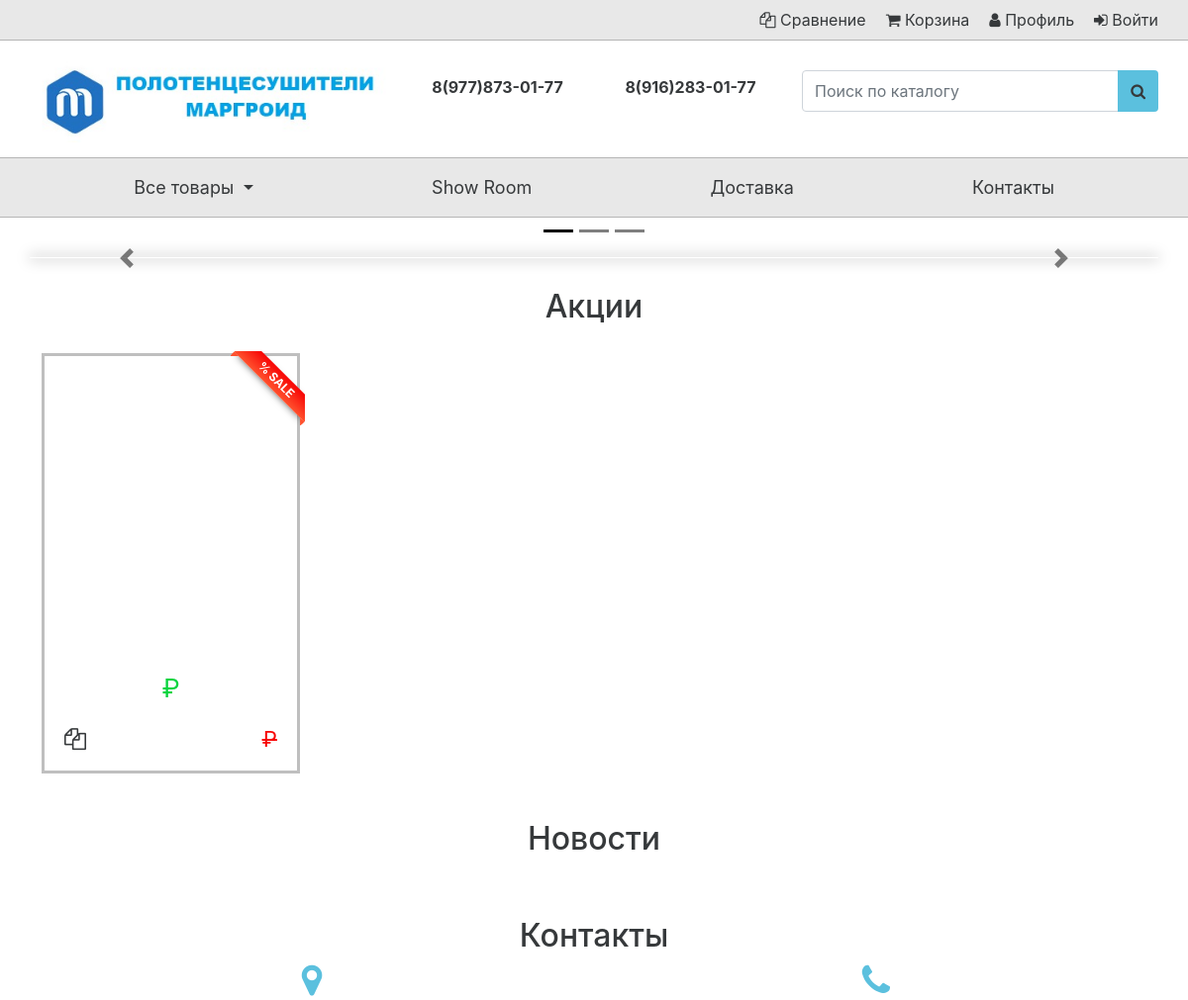
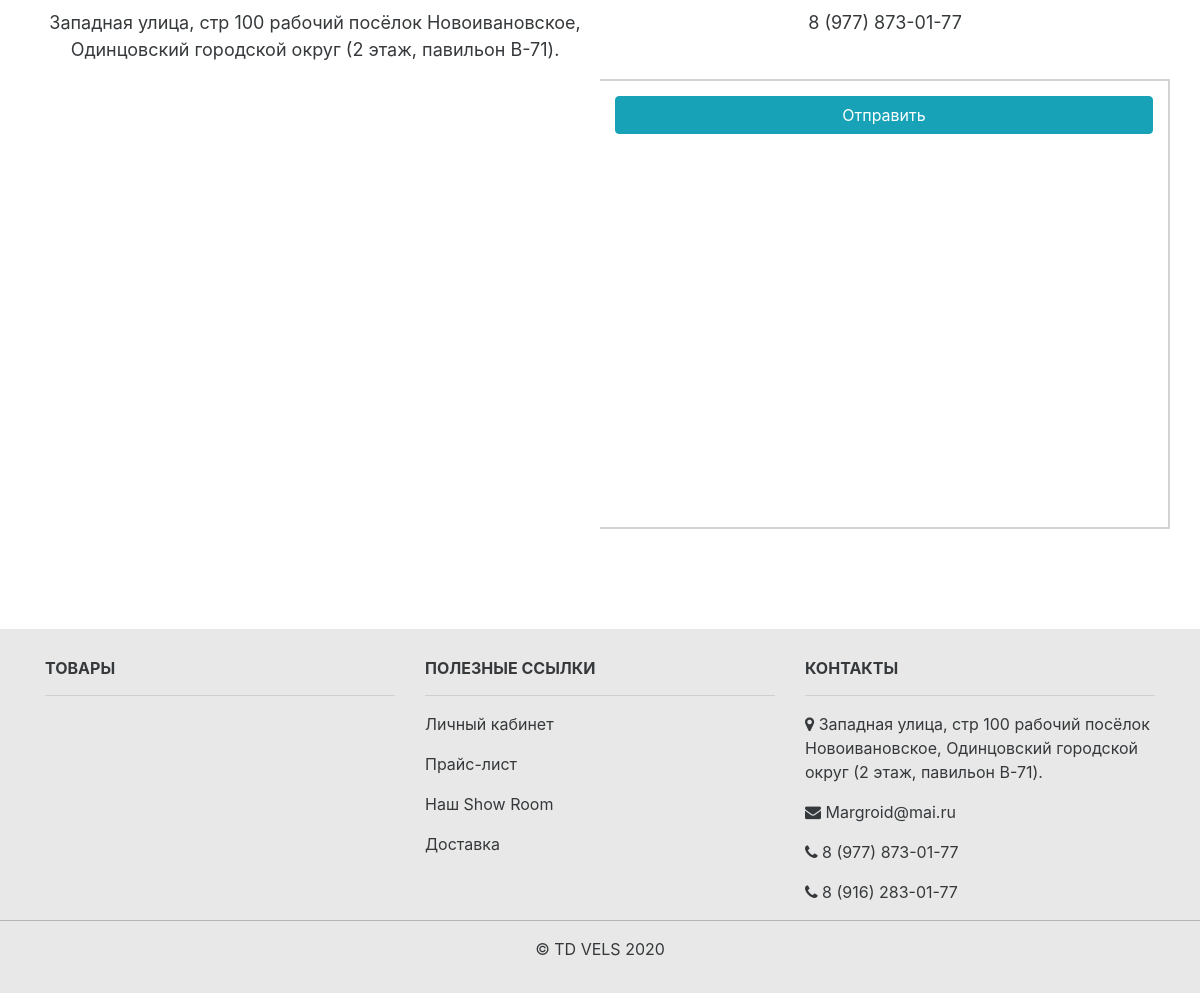
Before: / with the older database file (2 pictures, top to bottom).
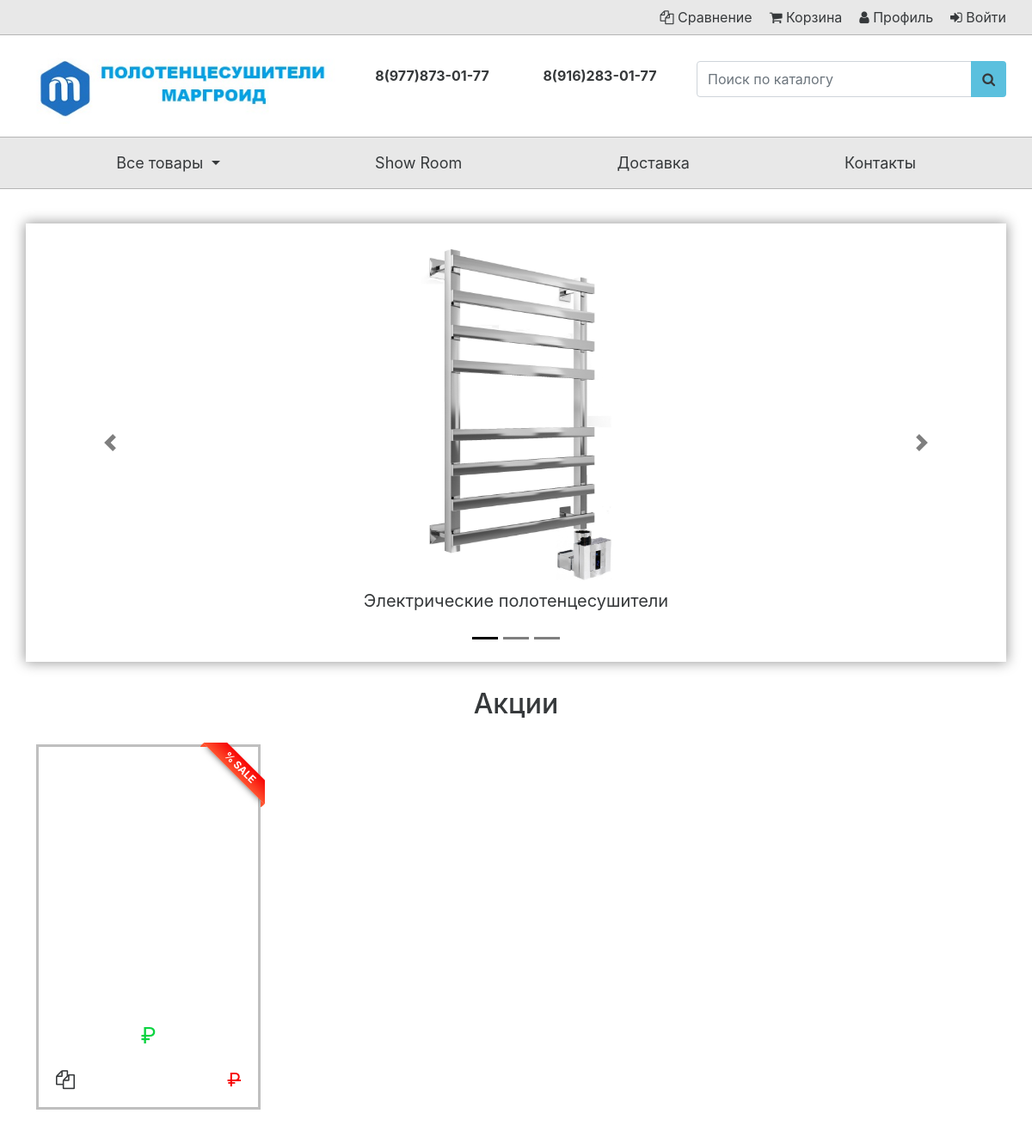
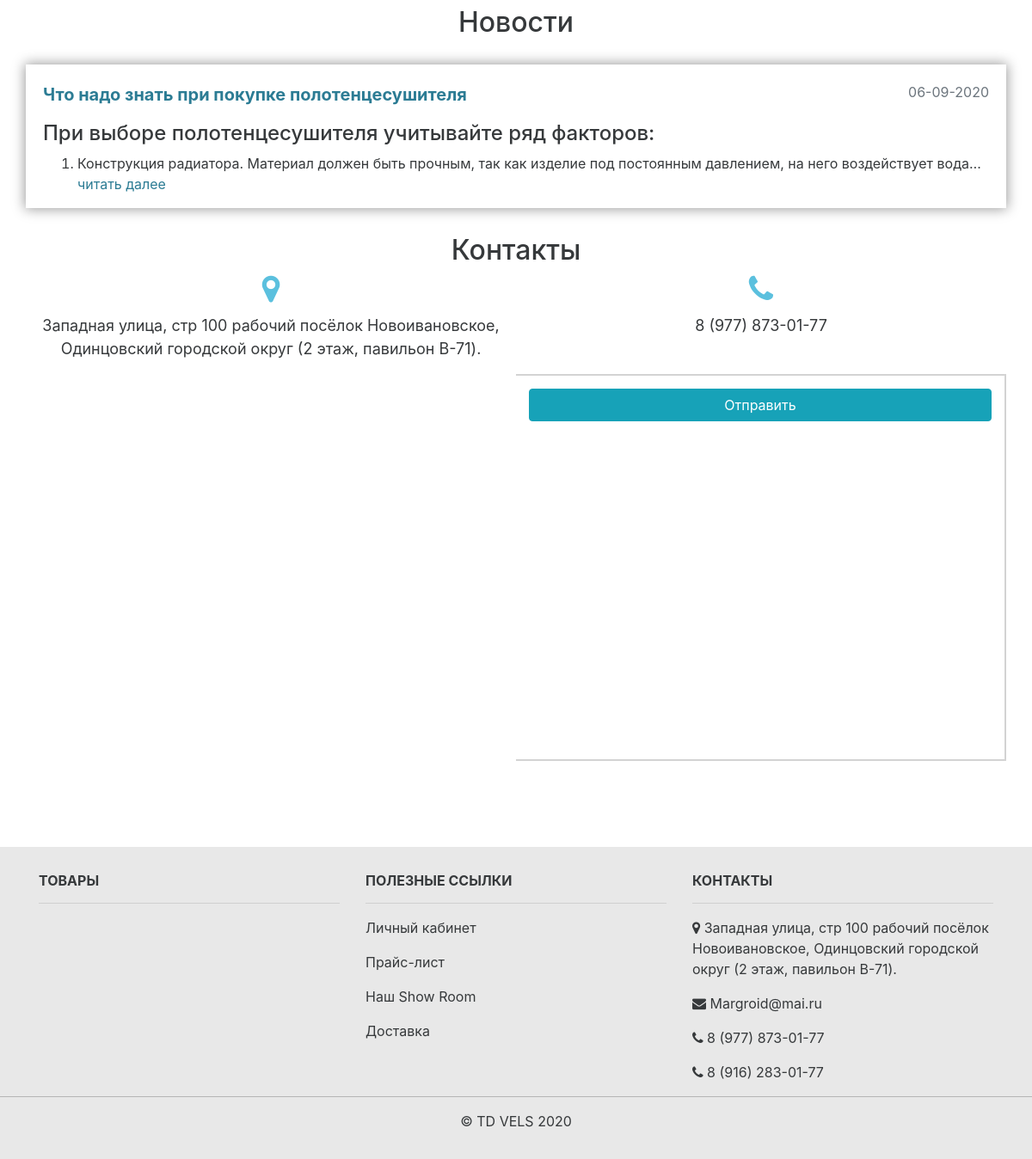
After: the same page with the newer database file (2 pictures, top to bottom).
### home/models.py (models this page shows, shortened)
class Header(models.Model):
    name_element = models.CharField(max_length=100,
                                    help_text='название элемента, до 100 символов',
                                    default='Шапка сайта',
                                    verbose_name='Название элемента')
    header_logo = models.ImageField(blank=False,
                                    upload_to='logo/',
                                    help_text='изображение может обрезаться',
                                    verbose_name='Логотип сайта')
    alt_logo_header = models.CharField(max_length=100,
                                       blank=True,
                                       help_text='Атрибут ALT для SEO, до 100 символов',
                                       verbose_name='Атрибут ALT для логотипа')
    phone_one = models.CharField(max_length=20,
                                 blank=True,
                                 help_text='пишется ф формате: +7(999)-888-6655',
                                 verbose_name='Номер телефона 1')
    phone_two = models.CharField(max_length=20,
                                 blank=True,
                                 help_text='пишется ф формате: +7(999)-888-6655',
                                 verbose_name='Номер телефона 2')
    class Meta:
        verbose_name = '02: Шапка сайта: настройки'
        verbose_name_plural = '02: Шапка сайта: настройки'

class Slider(models.Model):
    name = models.CharField(max_length=100,
                            help_text='просто название слайда до 100 символов, оно не отображается',
                            verbose_name='Название слайда')
    title = models.CharField(blank=True,
                             max_length=150,
                             help_text='до 150 символов, заполнять необязательно',
                             verbose_name='Заголовок на слайде')
    description = models.CharField(blank=True,
                                   max_length=150,
                                   help_text='до 150 символов, заполнять необязательно',
                                   verbose_name='Текст под заголовком')
    slideimg = models.ImageField(blank=False,
                                 upload_to='slider/',
                                 help_text='изображение обрежется, поэтому лучше брать большое',
                                 verbose_name='Добавить изображение')
    namebutton = models.CharField(blank=True,
                                  max_length=15,
                                  help_text='до 15 символов, необязательно',
                                  verbose_name='Название кнопки')
    linkbutton = models.URLField(blank=True,
                                 help_text='заполнить, если написали название кнопки',
                                 verbose_name='Ссылка на кнопку')
    available = models.BooleanField(default=True,
                                    help_text='Можно отключать слайд без удаления',
                                    verbose_name='Активность')
    class Meta:
        verbose_name = '05: Блок Слайдер'
        verbose_name_plural = '05: Слайдеры'

### news/models.py (models this page shows, shortened)
class News(models.Model):
    name = models.CharField(max_length=200,
                            help_text='длина до 200 символов',
                            verbose_name='Заголовок статьи')
    titleseo = models.CharField(max_length=200,
                                blank=True,
                                null=True,
                                help_text='длина до 200 символов',
                                verbose_name='SEO Title')
    description = models.CharField(max_length=450,
                                   blank=True,
                                   null=True,
                                   help_text='длина до 450 символов',
                                   verbose_name='SEO Description')
    slug = models.SlugField(max_length=200,
                            verbose_name='(Ссылка)',
                            help_text='URL-адрес до 200 символов',
                            blank=True)
    content = models.TextField(max_length=3000,
                               help_text='длина до 3000 символов',
                               verbose_name='Содержимое')
    timestamp = models.DateTimeField(auto_now_add=True)
    class Meta:
        verbose_name = '02: Статья'
        verbose_name_plural = '02: Статьи'
        ordering = ['timestamp']

### home/views.py (the view)
# urls.py: path('', HomePage.as_view(), name='home-page'),
class HomePage(View):
    def get(self, request):
        contact_form = ContactForm(request.POST or None)
        product_categories = Category.objects.all()
        products_on_sale = Product.objects.filter(on_sale=True)
        news = News.objects.all()[:3]
        compare_list = request.session.get('comparison_list', 0)
        compare_list_count = len(compare_list) if compare_list else 0
        cart, cart_objects_count = get_users_cart(request)
        seo = SeoHomePage.objects.first()
        context = {
            'categories': product_categories,
            'products_on_sale': products_on_sale,
            'news': news,
            'contact_form': contact_form,
            'comparison_list': compare_list_count,
            'cart_items_count': cart_objects_count,
            'seo': seo,
        }
        return render(request, 'home/index.html', context)

### authuser/forms.py
class ContactForm(forms.Form):
    name = forms.CharField(label='Имя', widget=forms.TextInput(attrs={'placeholder': 'Имя'}))
    email = forms.EmailField(label='Почтовый ящик', widget=forms.TextInput(attrs={'placeholder': 'example@mail.ru'}))
    message = forms.CharField(label='Сообщение', widget=forms.Textarea(
        attrs={'placeholder': 'Напишите свое сообщение и мы обязательно Вам поможем!'}))

### home/templatetags/header_tags.py (called while the page is built)
@register.inclusion_tag('layouts/header.html')
def header_elements():
    header_elem = Header.objects.all()
    return {'header_elem': header_elem, }

@register.inclusion_tag('layouts/contact_block_middle_home_page.html')
def contact_elements():
    contact_block_middle = ContactBlockHomePage.objects.first()
    return {'contact_block_middle': contact_block_middle, }

@register.inclusion_tag('layouts/slider_block_home_page.html')
def slider_block():
    sliders = Slider.objects.filter(available=True)
    return {'sliders': sliders, }

@register.inclusion_tag('layouts/news_block_home_page.html')
def news_block():
    news = News.objects.all()[:1]
    return {'news': news, }

### templates/home/index.html (shortened to what this page needs)
{% extends 'layouts/base.html' %}
{% load header_tags %}
{% block content %}
	<main>
		{% slider_block %}
		<div class="container" id="new-goods-container">
			<h2 align="center">Акции</h2>
			<div class="row">
				<div class="new-item-wrapper col-xl-3 col-lg-4 col-md-6 col-sm-6">
					<div class="ribbon"><span>% SALE</span></div>
					<div class="new-product-item">
						<a href=""><img src="" height="300"></a>
						<p class="new-price"></p>
						<div class="new-item-footer">
							<span class="new-product-price">
							</span>
							<span data-toggle="tooltip" data-placement="top" title="Сравнить" class="item-compare" items-compare="" product-id=""><i class="fa fa-files-o" aria-hidden="true"></i></span>
						</div>
					</div>
				</div>
			</div>
		</div>
		<div class="container" id="news">
			<h2 align="center"><a href="{% url 'news:news_view' %}">Новости</a></h2>
			{% news_block %}
		</div>
		<div class="container" id="contacts">
			{% contact_elements %}
			<div class="row" id="contact-block" style="margin-bottom: 100px;">
				<div class="col-md-6" style="margin-right: 0; padding-right: 0;">
					<div id='map' style='width: 100%; height: 450px;'></div>
</div>
<div class="col-md-6" id="contact-form-right">
	<form id="send-feedback-form" method="POST">
		<button class="btn btn-info" id="send-feedback" style="width: 100%;">Отправить</button>
	</form>
</div>
</div>
</div>
</main>
{% endblock content %}

### templates/layouts/header.html
{% for header in header_elem %}
<div class="col-xl-4 col-lg-4 col-md-4 col-sm-7" id="logo-block">
    <a href="{% url 'home:home-page' %}"><img alt="{{ header.alt_logo_header }}" src="{{ header.header_logo.url }}" class="img-fluid"></a>
</div>
<div style="padding: 0;" align="center" class="col-xl-2 col-lg-2 col-md-3 col-sm-6 phone-number"><b>{{ header.phone_one }}</b></div>
<div style="padding: 0;" align="center" class="col-xl-2 col-lg-2 col-md-3 col-sm-6 phone-number"><b>{{ header.phone_two }}</b></div>
{% endfor %}

### templates/layouts/slider_block_home_page.html (shortened to what this page needs)
<div class="container" id="main-carousel">
    <div id="carouselExampleIndicators" class="carousel slide col-xl-12 col-lg-12 col-md-12" data-ride="carousel">
        <ol class="carousel-indicators" style="filter: invert(100%);">
            <li data-target="#carouselExampleIndicators" data-slide-to="0" class="active"></li>
            <li data-target="#carouselExampleIndicators" data-slide-to="1"></li>
            <li data-target="#carouselExampleIndicators" data-slide-to="2"></li>
        </ol>
        <div class="carousel-inner">
            {% for slide in sliders %}
                {% if forloop.first %}
            <div align="center" class="carousel-item active">
                {% else %}
            <div align="center" class="carousel-item">
                {% endif %}
                <a href="{{ slide.linkbutton }}"><img alt="{{ slide.title }}" src="{{ slide.slideimg.url }}" height="400"></a>
                <div class="carousel-caption">
                    <a href="{{ slide.linkbutton }}"><p>{{ slide.title }}</p></a>
                </div>
            </div>
            {% endfor %}
        </div>
        <a class="carousel-control-prev" href="#carouselExampleIndicators" role="button" data-slide="prev">
            <span class="carousel-control-prev-icon" aria-hidden="true" style="filter: invert(100%);"></span>
        </a>
        <a class="carousel-control-next" href="#carouselExampleIndicators" role="button" data-slide="next">
            <span class="carousel-control-next-icon" aria-hidden="true" style="filter: invert(100%);"></span>
        </a>
    </div>
</div>

### templates/layouts/news_block_home_page.html
<div class="row">
    {% for new in news %}
    <div class="col-xl-12 news-item" style="position: relative;">
        <p><a href="{% url 'news:detail_news_view' new.slug %}">{{ new.titleseo }}</a></p>
        <p class="text-muted">{{ new.timestamp|date:'d-m-Y' }}</p>
        <p>{{ new.content|truncatechars:200|safe }}<a href="{% url 'news:detail_news_view' new.slug %}" style="text-decoration: none;">читать далее</a></p>
    </div>
    {% endfor %}
</div>

Changed rows visible on the page:
added Slider: slideimg (picture), title "Электрические полотенцесушители"
added News: titleseo "Что надо знать при покупке полотенцесушителя", timestamp "06-09-2020", content "При выборе полотенцесушителя учитывайте ряд факторов: Конструкция радиатора. Материал должен быть прочным, так как изделие под постоянным давлением, на него воздействует вода…"
